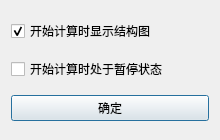
<?xml version="1.0" encoding="UTF-8"?>
<ui version="4.0">
 <class>Dialog_RunOptionsDlg</class>
 <widget class="QDialog" name="Dialog_RunOptionsDlg">
  <property name="windowModality">
   <enum>Qt::ApplicationModal</enum>
  </property>
  <property name="geometry">
   <rect>
    <x>0</x>
    <y>0</y>
    <width>220</width>
    <height>140</height>
   </rect>
  </property>
  <property name="minimumSize">
   <size>
    <width>0</width>
    <height>0</height>
   </size>
  </property>
  <property name="maximumSize">
   <size>
    <width>16777215</width>
    <height>16777215</height>
   </size>
  </property>
  <property name="windowTitle">
   <string>运行选项设置</string>
  </property>
  <layout class="QVBoxLayout" name="verticalLayout">
   <item>
    <layout class="QHBoxLayout" name="horizontalLayout">
     <item>
      <layout class="QVBoxLayout" name="verticalLayout_2">
       <item>
        <spacer name="verticalSpacer_2">
         <property name="orientation">
          <enum>Qt::Vertical</enum>
         </property>
         <property name="sizeHint" stdset="0">
          <size>
           <width>20</width>
           <height>40</height>
          </size>
         </property>
        </spacer>
       </item>
       <item>
        <layout class="QHBoxLayout" name="horizontalLayout_3">
         <item>
          <widget class="QCheckBox" name="checkBox_show_structureChart">
           <property name="text">
            <string>开始计算时显示结构图</string>
           </property>
           <property name="checked">
            <bool>true</bool>
           </property>
          </widget>
         </item>
        </layout>
       </item>
       <item>
        <spacer name="verticalSpacer_3">
         <property name="orientation">
          <enum>Qt::Vertical</enum>
         </property>
         <property name="sizeHint" stdset="0">
          <size>
           <width>20</width>
           <height>40</height>
          </size>
         </property>
        </spacer>
       </item>
       <item>
        <layout class="QHBoxLayout" name="horizontalLayout_4">
         <item>
          <widget class="QCheckBox" name="checkBox_paused_when_start">
           <property name="text">
            <string>开始计算时处于暂停状态</string>
           </property>
          </widget>
         </item>
        </layout>
       </item>
       <item>
        <spacer name="verticalSpacer_4">
         <property name="orientation">
          <enum>Qt::Vertical</enum>
         </property>
         <property name="sizeHint" stdset="0">
          <size>
           <width>20</width>
           <height>40</height>
          </size>
         </property>
        </spacer>
       </item>
       <item>
        <layout class="QHBoxLayout" name="horizontalLayout_7">
         <item>
          <widget class="QPushButton" name="pushButton_ok">
           <property name="text">
            <string>确定</string>
           </property>
          </widget>
         </item>
        </layout>
       </item>
       <item>
        <spacer name="verticalSpacer_6">
         <property name="orientation">
          <enum>Qt::Vertical</enum>
         </property>
         <property name="sizeHint" stdset="0">
          <size>
           <width>20</width>
           <height>40</height>
          </size>
         </property>
        </spacer>
       </item>
      </layout>
     </item>
    </layout>
   </item>
  </layout>
 </widget>
 <tabstops>
  <tabstop>pushButton_ok</tabstop>
  <tabstop>checkBox_show_structureChart</tabstop>
  <tabstop>checkBox_paused_when_start</tabstop>
 </tabstops>
 <resources/>
 <connections/>
</ui>
